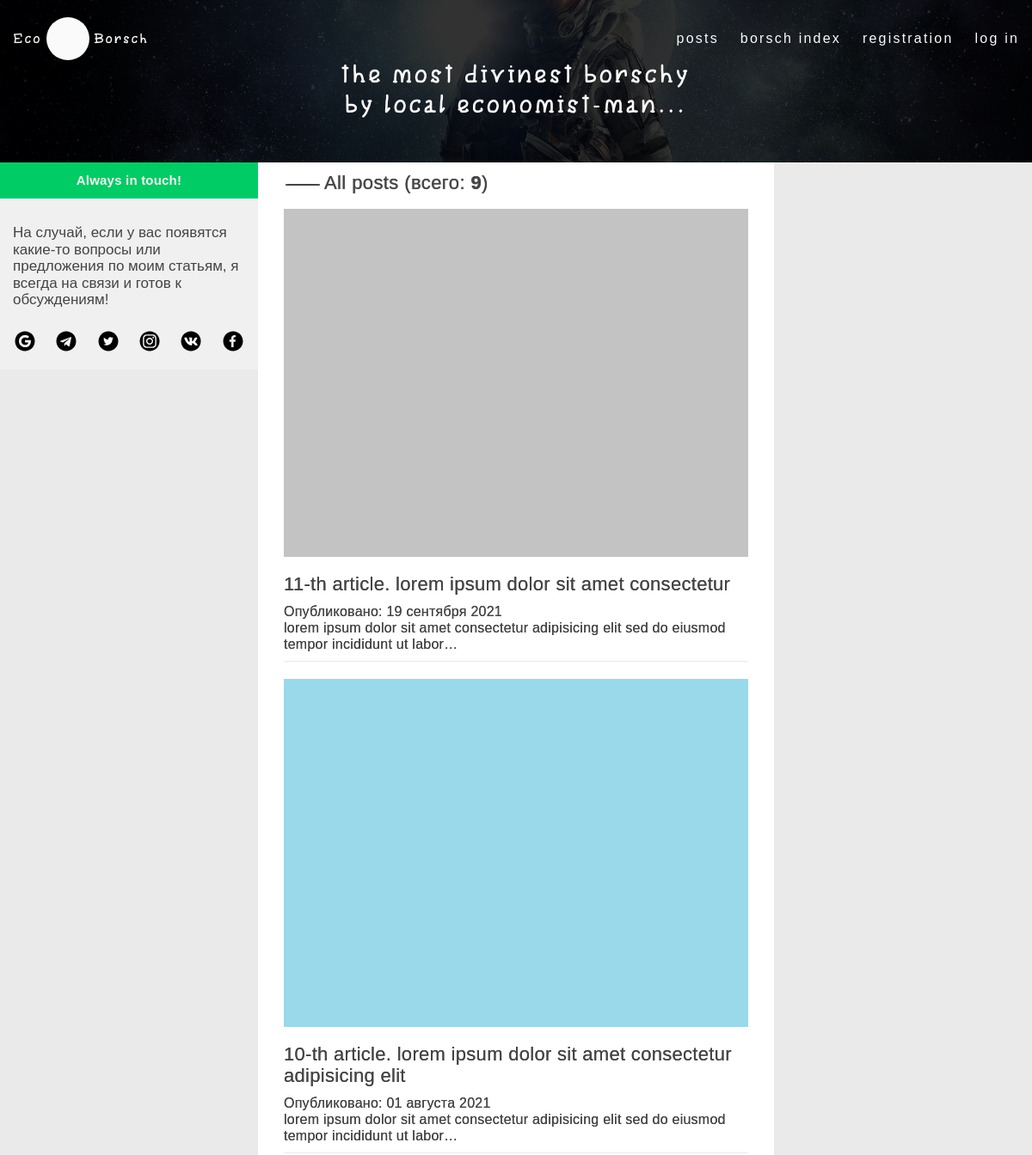
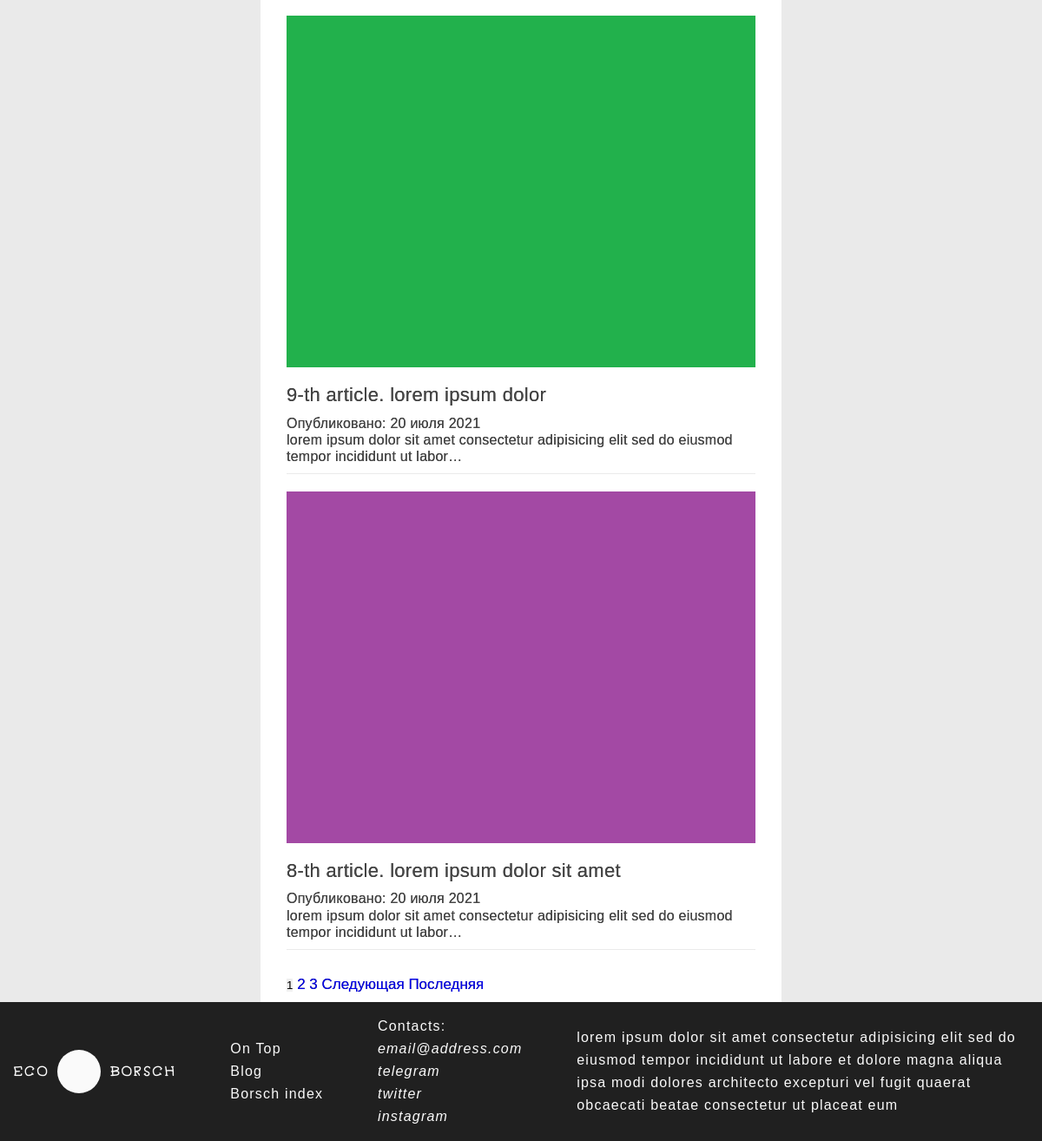
The page /user/prothean on the database its author committed (2 pictures, top to bottom).
### mainblog/models.py (models this page shows, shortened)
class Articles(models.Model):
    title = models.CharField('Название статьи', max_length=100, unique=True)
    text = models.TextField('Основной текст статьи')
    date = models.DateTimeField('Дата публикации', default=timezone.now)
    author = models.ForeignKey(User, verbose_name='Автор', on_delete=models.CASCADE)
    img = models.ImageField(null=True, blank=True, default='default_article_pixel.jpg', verbose_name='Изображение заголовка статьи', upload_to='article_img')
    class Meta:                             #                             в админке
        verbose_name = 'Пост'             #
        verbose_name_plural = 'Посты'      #

### mainblog/views.py (the view)
# urls.py: path('user/<str:username>', views.UserAllArticles.as_view(), name = 'user_articles'),
class UserAllArticles(ListView):
    model = Articles
    template_name = 'mainblog/user_articles.html'
    context_object_name = 'articles'
    paginate_by = 4
    def get_queryset(self):
        user = get_object_or_404(User, username=self.kwargs['username'])
        return Articles.objects.filter(author=user).order_by('-date')
    def get_context_data(self, **kwargs):
        ctx = super(UserAllArticles, self).get_context_data(**kwargs)
        ctx['title'] = f'Статьи пользователя {self.kwargs["username"]}'
        return ctx

### mainblog/templates/mainblog/user_articles.html (shortened to what this page needs)
{% extends 'mainblog/base.html' %}
{% load static %}
{% block header %}
    <header class="header">
                <div class="fullscreen fullscreen_small">
                    <div class="fullscreen__body">
                        <div class="header__container container header__container_small">
                            <div class="header__row">
                                <div class="header__column">
                                    <div class="header__item">
                                        <div class="header__logo">
                                            <a href="{% url 'home' %}" class="header__logo-item link logo-item">
                                                <p class="logo-item__text">eco</p>
                                                <div class="logo-item__picture">
                                                </div>
                                                <p class="logo-item__text">borsch</p>
                                            </a>
                                        </div>
                                    </div>
                                </div>
                                <div class="header__column">
                                    <div class="header__item">
                                        <ul class="header__menu">
                                            <li><a href="{% url 'user_articles' 'prothean' %}" class="header__link link">posts</a></li>
                                            <li><a href="{% url 'all_products' %}" class="header__link link">borsch index</a></li>
                                            <li><a href="{% url 'registration' %}" class="header__link link">registration</a></li>
                                            <li><a href="{% url 'user' %}" class="header__link link">log in</a></li>
                                        </ul>
                                    </div>
                                </div>
                            </div>
                            <div class="header__row">
                                <div class="header__big-text header__big-text_small">
                                    <p>the most divinest borschy</p>
                                    <p>by local economist-man...</p>
                                </div>
                            </div>
                            <div class="header__blog">
                            </div>
                        </div>
                    </div>
                    <picture class="fullscreen__image">
                        <img src={% static "mainblog/pictures/background/header_background.jpg" %} alt="background">
                    </picture>
                </div>
</header>
{% endblock %}
{% block content %}
    <aside class="sidebar sidebar_left">
    <div class="sidebar__follow sidebar-left-container">
        <div class="sidebar__header sidebar__header_left">
            <h3>Always in touch!</h3>
        </div>
        <div class="sidebar__social">
            <p>На случай, если у вас появятся какие-то вопросы или предложения по моим статьям, я всегда на связи и готов к обсуждениям! </p>
            <a href="#" class="sidebar__link"><img src={% static "mainblog/pictures/icons/social/google-icon.svg" %} alt="google"></a>
            <a href="#" class="sidebar__link"><img src={% static "mainblog/pictures/icons/social/telegram-icon.svg" %} alt="telegram"></a>
            <a href="#" class="sidebar__link"><img src={% static "mainblog/pictures/icons/social/twitter-icon.svg" %} alt="twitter"></a>
            <a href="#" class="sidebar__link"><img src={% static "mainblog/pictures/icons/social/instagram-icon.svg" %} alt="instagram"></a>
            <a href="#" class="sidebar__link"><img src={% static "mainblog/pictures/icons/social/vk-icon.svg" %} alt="vk"></a>
            <a href="#" class="sidebar__link"><img src={% static "mainblog/pictures/icons/social/facebook-icon.svg" %} alt="facebook"></a>
        </div>
    </div>
</aside>
    <section class="content">
        <section class="content__author-articles articles">
            <h2>All posts (всего: <b>{{ page_obj.paginator.count }}</b>)</h2>
            <div class="articles__last-article">
                {% for post in articles %}
                    {% if post != last_post %}
                        <div class="articles__item articles__item_big">
                            {% if post.img %}
                                {% if post.img == default_image %}
                                    <span>There is no image</span>
                                {% else %}
                                    <a href="{% url 'article_detail' post.id %}" class="articles__image ">
                                        <img src="{{ post.img.url }}" alt="">
                                    </a>
                                {% endif %}
                            {% endif %}
                            <a href="{% url 'article_detail' post.id %}" class="articles__name">{{ post.title }}</a>
                            <p class="articles__description">Опубликовано: {{ post.date|date:"d E Y" }}</p>
                            <p class="articles__description">{{ post.text|striptags|truncatechars:100 }}</p>
                        </div>
                    {% endif %}
                {% endfor %}
            </div>
            <div class="nav_pages">
                <div class="pages">
                    {% if is_paginated %}
                    {% for num in page_obj.paginator.page_range %}
                    {% if num == page_obj.number %}
                        <button class="paginated">{{ num }}</button>
                    {% elif num > page_obj.number|add:'-3' and num < page_obj.number|add:'3' %}
                        <a class="pagination" href="?page={{ num }}">{{ num }}</a>
                        {% endif %}
                    {% endfor %}
                    {% if page_obj.has_next %}
                        <a class="pagination" href="?page={{ page_obj.next_page_number }}">Следующая</a>
                        <a class="pagination" href="?page={{ page_obj.paginator.num_pages }}">Последняя</a>
                        {% endif %}
                    {% endif %}
                </div>
            </div>
        </section>
    </section>
{% endblock %}

### mainblog/static/mainblog/main.css (style rules this page uses)
* { padding: 0; margin: 0; border: 0; }
*, *:before, *:after { -moz-box-sizing: border-box; -webkit-box-sizing: border-box; box-sizing: border-box; }
nav, footer, header, aside { display: block; }
html, body { height: 100%; width: 100%; font-size: 100%; line-height: 1; font-size: 14px; -ms-text-size-adjust: 100%; -moz-text-size-adjust: 100%; -webkit-text-size-adjust: 100%; font-family: Arial, Helvetica, sans-serif; }
input, button, textarea { font-family: inherit; }
button { cursor: pointer; }
a, a:visited { text-decoration: none; }
ul li { list-style: none; }
img { vertical-align: top; }
h1, h2, h3, h4, h5, h6 { font-size: inherit; font-weight: 400; }
html, body { height: 100%; background-color: #eaeaea; font-size: 17px; line-height: 115%; }
h2 { padding: 0px 7px 0px 7px; letter-spacing: 0.4px; font-size: 22px; font-weight: 500; line-height: 130%; margin: 0px 0px 15px 0px; text-shadow: 0px 0px 1px #444444; }
.content__author-articles h2:before { content: url(""); display: inline-block; width: 40px; height: 2px; position: relative; bottom: -15px; right: 5px; border-radius: 10%; background: url("./pictures/icons/horisontal-line.svg") no-repeat center; }
h3 { color: #f0f0f0; letter-spacing: 0.2px; font-size: 15px; font-weight: 700; line-height: 120%; margin: 0 auto; }
.fullscreen { position: relative; min-height: 75vh; overflow: hidden; }
.fullscreen_small { min-height: 10vh;; }
.fullscreen__body { position: relative; z-index: 1; min-height: inherit; background-color: rgba(0, 0, 0, 0.8); }
.fullscreen__image img { position: absolute; top: 0; left: 0; width: 100%; height: 100%; object-fit: cover; z-index: 0; }
.container { margin: 0px auto; max-width: 1400px; padding: 15px 15px; }
.link { color: #fafafa; }
.header { font-size: 16px; line-height: 24px; letter-spacing: 2.2px; margin: 0px 0px 0px 0px; }
.header__container { display: flex; flex-direction: column; justify-content: space-between; min-height: inherit; padding-top: 20px; position: relative; z-index: 2; }
.header__row { display: flex; justify-content: space-between; }
.header__column { display: flex; align-items: center; justify-content: center; }
.logo-item { display: flex; align-items: center; justify-content: space-between; font-family: mandys-scetch; }
.logo-item__text { text-transform: capitalize; }
.logo-item__text:first-child { margin: 0px 5px 0px 0px; }
.logo-item__text:last-child { margin: 0px 0px 0px 5px; }
.logo-item__picture { position: relative; width: 50px; height: 50px; border-radius: 50%; background: #fafafa; }
.header__menu { display: flex; }
.header__menu > li { text-align: center; margin: 0px 25px 0px 0px; }
.header__menu > li:last-child { margin: 0px 0px 0px 0px; }
.header__big-text { margin: 0px auto; color: #fafafa; letter-spacing: 4px; text-align: center; line-height: 150%; font-size: 40px; font-family: mandys-scetch; }
.header__big-text_small { font-size: 30px; line-height: 115%; letter-spacing: 3px; }
.header__blog { align-self: center; padding: 10px 10px 25px 10px; transition: all 0.1s ease-in-out 0s; transform: scale3d(1, 1, 1); }
.sidebar { height: fit-content; background-color: #f0f0f0; }
.sidebar__header { padding: 12px 5px; text-align: center; }
.sidebar_left { -ms-grid-column: 2; -ms-grid-column-span: 1; grid-column: 2 / 3; }
.sidebar-left-container { display: flex; flex-direction: column; }
.sidebar__header_left { background-color: #00cc66; }
.sidebar__follow img { width: 46px; }
.sidebar__social { display: flex; flex-wrap: wrap; padding: 10px 5px; }
.sidebar__social p { color: #444444; padding: 20px 10px 15px 10px; }
.sidebar__link { margin: 0px auto; }
.content { color: #444444; text-shadow: 0px 0px 0px #444444; padding: 10px 30px 10px 30px; background-color: #ffffff; -ms-grid-column: 3; -ms-grid-column-span: 1; grid-column: 3 / 4; display: flex; flex-direction: column; }
.articles__last-article { padding: 0px 0px 10px 0px; }
.articles__item { display: flex; flex-direction: column; margin: 0px 0px 20px 0px; padding: 0px 0px 10px 0px; border-bottom: 1px solid #eaeaea; }
.articles__image { position: relative; padding: 0 0 75% 0; margin: 0px 0px 20px 0px; }
.articles__image img { position: absolute; top: 0; left: 0; width: 100%; height: 100%; -o-object-fit: cover; object-fit: cover; }
.articles__name { color: #444444; font-size: 22px; line-height: 110%; letter-spacing: 0.3px; margin: 0px 0px 10px 0px; }
.articles__description { color: #444444; font-size: 16px; line-height: 120%; letter-spacing: 0.25px; }

### rows shown on the page
Articles: img (placeholder picture), title "11-th article. lorem ipsum dolor sit amet consectetur", date "19 сентября 2021", text "lorem ipsum dolor sit amet consectetur adipisicing elit sed do eiusmod tempor incididunt ut labor…"
Articles: img (placeholder picture), title "10-th article. lorem ipsum dolor sit amet consectetur adipisicing elit", date "01 августа 2021", text "lorem ipsum dolor sit amet consectetur adipisicing elit sed do eiusmod tempor incididunt ut labor…"
Articles: img (placeholder picture), title "9-th article. lorem ipsum dolor", date "20 июля 2021", text "lorem ipsum dolor sit amet consectetur adipisicing elit sed do eiusmod tempor incididunt ut labor…"
Articles: img (placeholder picture), title "8-th article. lorem ipsum dolor sit amet", date "20 июля 2021", text "lorem ipsum dolor sit amet consectetur adipisicing elit sed do eiusmod tempor incididunt ut labor…"

### other values the page prints
{{ page_obj.paginator.count }} "9"
{{ num }} "1"
{{ num }} "2" "3"
